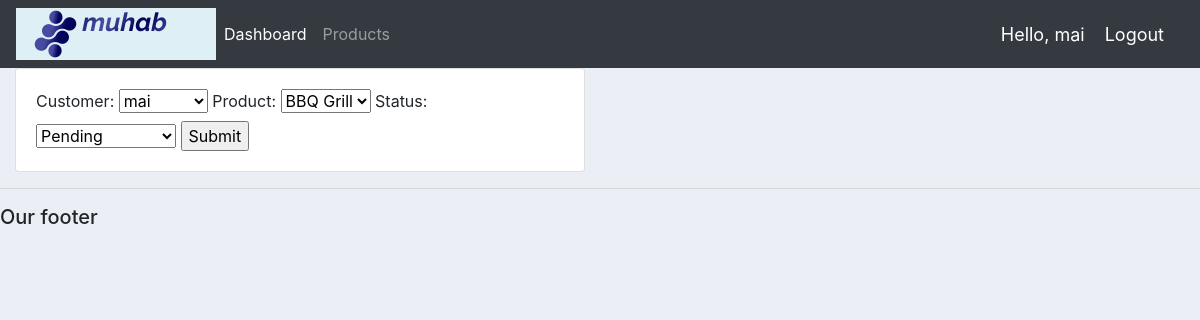
The page /update_order/1/ (signed in) on the database its author committed.
### accounts/models.py (models this page shows, shortened)
class Order(models.Model):
	STATUS = (
			('Pending', 'Pending'),
			('Out for delivery', 'Out for delivery'),
			('Delivered', 'Delivered'),
			)
	customer = models.ForeignKey(Customer, null=True, on_delete= models.SET_NULL)
	product = models.ForeignKey(Product, null=True, on_delete= models.SET_NULL)
	date_created = models.DateTimeField(auto_now_add=True, null=True)
	status = models.CharField(max_length=200, null=True, choices=STATUS)

### accounts/decorators.py (the view)
		def wrapper_func(request, *args, **kwargs):
			group = None
			if request.user.groups.exists():
				group = request.user.groups.all()[0].name
			if group in allowed_roles:
				return view_func(request, *args, **kwargs)
			else:
				return HttpResponse('You are not authorized to view this page')

### accounts/forms.py
class OrderForm(ModelForm):
	class Meta:
		model = Order
		fields = '__all__'

### accounts/models.py (called while the page is built)
	def __str__(self):
		return self.name

	def __str__(self):
		return self.name

### accounts/views.py (called while the page is built)
@login_required(login_url='login')
@allowed_users(allowed_roles=['admins'])
def updateOrder(request,pk):
    order = Order.objects.get(id=pk)
    form=OrderForm(instance= order)
    if request.method== 'POST':
        form=OrderForm(request.POST , instance=order)
        if form.is_valid():
            form.save()
            return redirect('/')
    context={
        'form':form
    }
    return render(request,'order_form.html',context)

### templates/order_form.html (shortened to what this page needs)
{%  extends 'main.html' %}
{% load static %}
{% block content %}
<div class="row">
	<div class="col-md-6">
		<div class="card card-body">
			<form action="" method="POST">
				{{form}}
				<input type="submit" name="Submit">
			</form>
		</div>
	</div>
</div>
{% endblock %}

### templates/navbar.html (shortened to what this page needs)
{% load static %}
<nav class="navbar navbar-expand-lg navbar-dark bg-dark">
        <img src="{% static 'images/muhab1.png' %}" alt="" srcset="">
    <div class="collapse navbar-collapse" id="navbarNav">
      <ul class="navbar-nav">
        {% if request.user.is_staff %}
        <li class="nav-item active">
          <a class="nav-link" href="{% url 'dashboard' %}">Dashboard</a>
        </li>
        <li class="nav-item">
          <a class="nav-link" href="{% url 'products' %}">Products</a>
        </li>
        {% else %}
         <li class="nav-item">
          <a class="nav-link" href="{% url 'account' %}">Settings</a>
        </li>
        {% endif %}
      </ul>
    </div>
    <span class="hello-msg">Hello, {{request.user}}</span>
<span ><a  class="hello-msg" href="{% url 'logout' %}">Logout</a></span>
  </nav>

### static/css/main.css (style rules this page uses)
body { background-color: #ebeff5; }

### templates/navbar.html (style rules this page uses)
.hello-msg { font-size: 18px; color: #fff; margin-right: 20px; }

### rows shown on the page
Order: customer "mai", product "BBQ Grill", status "Pending"

### other values the page prints
{{ request.user }} "mai"
